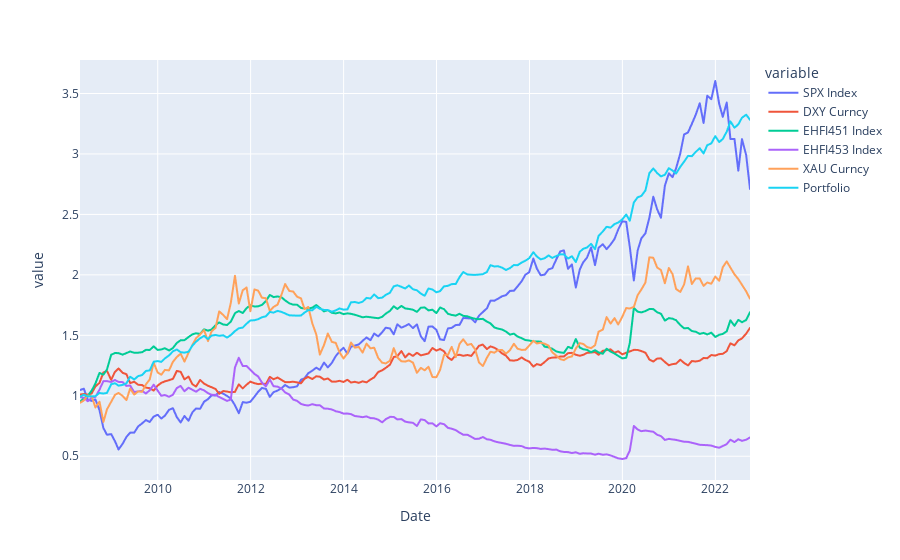

Write notebook code for a chart like this one.
### Code cell
port_crets.plot()

### Figure 1 — Plotly figure (JSON) as saved in the notebook; plotly's stock layout.template omitted (floating-point values rounded to 4 significant figures; data arrays with more than 128 entries replaced by an {"elided": "..."} marker saying what was removed)
{"data": [{"hovertemplate": "variable=SPX Index<br>Date=%{x}<br>value=%{y}<extra></extra>", "legendgroup": "SPX Index", "line": {"color": "#636efa", "dash": "solid"}, "marker": {"symbol": "circle"}, "mode": "lines", "name": "SPX Index", "showlegend": true, "type": "scattergl", "x": {"elided": "174 str values"}, "xaxis": "x", "y": {"elided": "174 float values"}, "yaxis": "y"}, {"hovertemplate": "variable=DXY Curncy<br>Date=%{x}<br>value=%{y}<extra></extra>", "legendgroup": "DXY Curncy", "line": {"color": "#EF553B", "dash": "solid"}, "marker": {"symbol": "circle"}, "mode": "lines", "name": "DXY Curncy", "showlegend": true, "type": "scattergl", "x": {"elided": "174 str values"}, "xaxis": "x", "y": {"elided": "174 float values"}, "yaxis": "y"}, {"hovertemplate": "variable=EHFI451 Index<br>Date=%{x}<br>value=%{y}<extra></extra>", "legendgroup": "EHFI451 Index", "line": {"color": "#00cc96", "dash": "solid"}, "marker": {"symbol": "circle"}, "mode": "lines", "name": "EHFI451 Index", "showlegend": true, "type": "scattergl", "x": {"elided": "174 str values"}, "xaxis": "x", "y": {"elided": "174 float values"}, "yaxis": "y"}, {"hovertemplate": "variable=EHFI453 Index<br>Date=%{x}<br>value=%{y}<extra></extra>", "legendgroup": "EHFI453 Index", "line": {"color": "#ab63fa", "dash": "solid"}, "marker": {"symbol": "circle"}, "mode": "lines", "name": "EHFI453 Index", "showlegend": true, "type": "scattergl", "x": {"elided": "174 str values"}, "xaxis": "x", "y": {"elided": "174 float values"}, "yaxis": "y"}, {"hovertemplate": "variable=XAU Curncy<br>Date=%{x}<br>value=%{y}<extra></extra>", "legendgroup": "XAU Curncy", "line": {"color": "#FFA15A", "dash": "solid"}, "marker": {"symbol": "circle"}, "mode": "lines", "name": "XAU Curncy", "showlegend": true, "type": "scattergl", "x": {"elided": "174 str values"}, "xaxis": "x", "y": {"elided": "174 float values"}, "yaxis": "y"}, {"hovertemplate": "variable=Portfolio<br>Date=%{x}<br>value=%{y}<extra></extra>", "legendgroup": "Portfolio", "line": {"color": "#19d3f3", "dash": "solid"}, "marker": {"symbol": "circle"}, "mode": "lines", "name": "Portfolio", "showlegend": true, "type": "scattergl", "x": {"elided": "174 str values"}, "xaxis": "x", "y": {"elided": "174 float values"}, "yaxis": "y"}], "layout": {"legend": {"title": {"text": "variable"}, "tracegroupgap": 0}, "margin": {"t": 60}, "xaxis": {"anchor": "y", "domain": [0, 1], "title": {"text": "Date"}}, "yaxis": {"anchor": "x", "domain": [0, 1], "title": {"text": "value"}}}}
